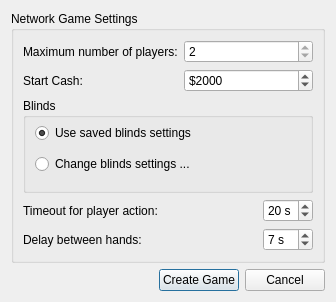
<?xml version="1.0" encoding="UTF-8"?>
<ui version="4.0">
 <class>createNetworkGameDialog</class>
 <widget class="QDialog" name="createNetworkGameDialog">
  <property name="geometry">
   <rect>
    <x>0</x>
    <y>0</y>
    <width>336</width>
    <height>302</height>
   </rect>
  </property>
  <property name="windowTitle">
   <string>Create Network Game</string>
  </property>
  <layout class="QGridLayout">
   <item row="0" column="0">
    <widget class="QGroupBox" name="groupBox">
     <property name="title">
      <string>Network Game Settings</string>
     </property>
     <layout class="QGridLayout">
      <property name="topMargin">
       <number>9</number>
      </property>
      <item row="0" column="0">
       <widget class="QLabel" name="label">
        <property name="text">
         <string>Maximum number of players:</string>
        </property>
        <property name="buddy">
         <cstring>spinBox_quantityPlayers</cstring>
        </property>
       </widget>
      </item>
       <item row="0" column="1" colspan="3">
        <widget class="QSpinBox" name="spinBox_quantityPlayers">
         <property name="minimum">
          <number>2</number>
         </property>
         <property name="maximum">
          <number>2</number>
         </property>
         <property name="value">
          <number>2</number>
         </property>
        </widget>
       </item>
      <item row="1" column="0">
       <widget class="QLabel" name="label_2">
        <property name="text">
         <string>Start Cash:</string>
        </property>
        <property name="buddy">
         <cstring>spinBox_startCash</cstring>
        </property>
       </widget>
      </item>
      <item row="1" column="1" colspan="3">
       <widget class="QSpinBox" name="spinBox_startCash">
        <property name="suffix">
         <string/>
        </property>
        <property name="prefix">
         <string>$</string>
        </property>
        <property name="minimum">
         <number>1000</number>
        </property>
        <property name="maximum">
         <number>1000000</number>
        </property>
        <property name="value">
         <number>2000</number>
        </property>
       </widget>
      </item>
      <item row="2" column="0" colspan="4">
       <widget class="QGroupBox" name="groupBox_2">
        <property name="title">
         <string>Blinds</string>
        </property>
        <layout class="QGridLayout">
         <property name="topMargin">
          <number>0</number>
         </property>
         <item row="0" column="0">
          <widget class="QRadioButton" name="radioButton_useSavedBlindsSettings">
           <property name="text">
            <string>Use saved blinds settings</string>
           </property>
           <property name="checked">
            <bool>true</bool>
           </property>
          </widget>
         </item>
         <item row="1" column="0">
          <widget class="QRadioButton" name="radioButton_changeBlindsSettings">
           <property name="text">
            <string>Change blinds settings ...</string>
           </property>
          </widget>
         </item>
        </layout>
       </widget>
      </item>
      <item row="4" column="0" colspan="3">
       <widget class="QLabel" name="label_6">
        <property name="text">
         <string>Timeout for player action:</string>
        </property>
        <property name="buddy">
         <cstring>spinBox_netTimeOutPlayerAction</cstring>
        </property>
       </widget>
      </item>
      <item row="5" column="0" colspan="3">
       <widget class="QLabel" name="label_5">
        <property name="text">
         <string>Delay between hands:</string>
        </property>
        <property name="buddy">
         <cstring>spinBox_netDelayBetweenHands</cstring>
        </property>
       </widget>
      </item>
      <item row="4" column="3">
       <widget class="QSpinBox" name="spinBox_netTimeOutPlayerAction">
        <property name="suffix">
         <string> s</string>
        </property>
        <property name="minimum">
         <number>0</number>
        </property>
        <property name="maximum">
         <number>60</number>
        </property>
        <property name="value">
         <number>20</number>
        </property>
       </widget>
      </item>
      <item row="5" column="3">
       <widget class="QSpinBox" name="spinBox_netDelayBetweenHands">
        <property name="suffix">
         <string> s</string>
        </property>
        <property name="minimum">
         <number>5</number>
        </property>
        <property name="maximum">
         <number>20</number>
        </property>
        <property name="value">
         <number>7</number>
        </property>
       </widget>
      </item>
     </layout>
    </widget>
   </item>
   <item row="1" column="0">
    <layout class="QHBoxLayout">
     <property name="spacing">
      <number>6</number>
     </property>
     <property name="margin">
      <number>0</number>
     </property>
     <item>
      <spacer>
       <property name="orientation">
        <enum>Qt::Horizontal</enum>
       </property>
       <property name="sizeHint" stdset="0">
        <size>
         <width>181</width>
         <height>20</height>
        </size>
       </property>
      </spacer>
     </item>
     <item>
      <widget class="QPushButton" name="pushButton_createGame">
       <property name="text">
        <string>Create Game</string>
       </property>
      </widget>
     </item>
     <item>
      <widget class="QPushButton" name="pushButton_cancel">
       <property name="text">
        <string>Cancel</string>
       </property>
      </widget>
     </item>
    </layout>
   </item>
  </layout>
 </widget>
 <tabstops>
  <tabstop>spinBox_quantityPlayers</tabstop>
  <tabstop>spinBox_startCash</tabstop>
  <tabstop>radioButton_useSavedBlindsSettings</tabstop>
  <tabstop>radioButton_changeBlindsSettings</tabstop>
  <tabstop>spinBox_netTimeOutPlayerAction</tabstop>
  <tabstop>spinBox_netDelayBetweenHands</tabstop>
  <tabstop>pushButton_createGame</tabstop>
  <tabstop>pushButton_cancel</tabstop>
 </tabstops>
 <resources/>
 <connections>
  <connection>
   <sender>pushButton_createGame</sender>
   <signal>clicked()</signal>
   <receiver>createNetworkGameDialog</receiver>
   <slot>accept()</slot>
   <hints>
    <hint type="sourcelabel">
     <x>223</x>
     <y>292</y>
    </hint>
    <hint type="destinationlabel">
     <x>87</x>
     <y>215</y>
    </hint>
   </hints>
  </connection>
  <connection>
   <sender>pushButton_cancel</sender>
   <signal>clicked()</signal>
   <receiver>createNetworkGameDialog</receiver>
   <slot>reject()</slot>
   <hints>
    <hint type="sourcelabel">
     <x>304</x>
     <y>292</y>
    </hint>
    <hint type="destinationlabel">
     <x>288</x>
     <y>190</y>
    </hint>
   </hints>
  </connection>
 </connections>
</ui>
